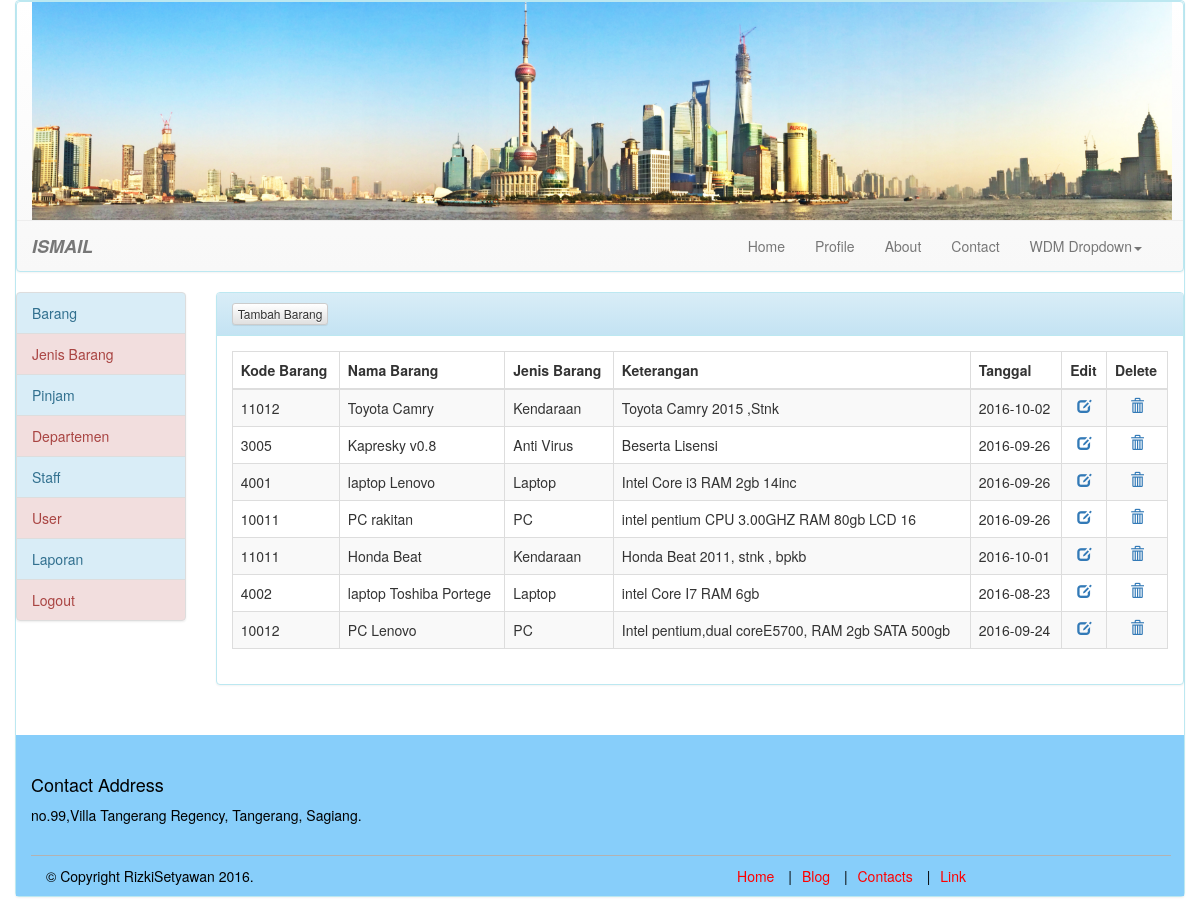
The app's page /index.php?p=view_barang (signed in) with its own data.
### tables this page shows
CREATE TABLE IF NOT EXISTS `barang` (
  `kode_barang` int(5) NOT NULL AUTO_INCREMENT,
  `nama_barang` varchar(30) DEFAULT NULL,
  `kode_jenis` int(5) DEFAULT NULL,
  `keterangan` varchar(50) DEFAULT NULL,
  `tgl_inventaris` date DEFAULT NULL,
  PRIMARY KEY (`kode_barang`)
);

CREATE TABLE IF NOT EXISTS `jenis_barang` (
  `kode_jenis` int(5) NOT NULL AUTO_INCREMENT,
  `jenis` varchar(20) DEFAULT NULL,
  PRIMARY KEY (`kode_jenis`)
);

### page/view_barang.php (the view, shortened to what this page needs)
<?php
$koneksi = koneksi();
$sql = "SELECT * FROM `barang`";
$data = mysqli_query ($koneksi, $sql);
?>
<div class="panel panel-info">
<div class="panel-heading"><a href="?p=tambah_barang"><button type="button" class="btn btn-default btn-xs">Tambah Barang</button></a></div>
<div class="panel-body">
<div class="table-responsive">
<table class="table table-hover table-striped table-bordered" id="listBerkasTable">
	<thead>
		<tr>
			<th>Kode Barang</th>
			<th>Nama Barang</th>
			<th>Jenis Barang</th>
			<th>Keterangan</th>
			<th>Tanggal</th>
			<th>Edit</th>
			<th>Delete</th>
		</tr>
	</thead>
	<tbody>
			<?php
				while ($row = mysqli_fetch_array ($data)){
			?>
		<tr>
			<td>
			<?php
				echo $row['kode_barang'];
			?>
			</td>
			<td>
			<?php
				echo $row['nama_barang'];
			?>
			</td>
			<td>
			<?php
			$kode=$row['kode_jenis'];
			$sql_jenisbarang = "SELECT  `jenis`
								FROM  `jenis_barang`
								WHERE  `kode_jenis` =  '$kode'";
			$data_jenisbarang = mysqli_query ($koneksi, $sql_jenisbarang) or die ("gagal koneksi tabel");
			$tampil_jenisbarang = mysqli_fetch_array($data_jenisbarang);
			echo $tampil_jenisbarang['jenis'];
			?>
			</td>
			<td>
			<?php
				echo $row['keterangan'];
			?>
			</td>
			<td>
			<?php
				echo $row['tgl_inventaris'];
			?>
			</td>
			<td align="center">
			<a href="?p=edit_barang&id=<?php echo $row['kode_barang'];?>"><span class="glyphicon glyphicon-edit"></span></a>
			</td>
			<td align="center">
			<a href="?p=hapus_barang&id=<?php echo $row['kode_barang'];?>"><span class="glyphicon glyphicon-trash"></span></a>
			</td>
		</tr>
		<?php
		}
		?>
	</tbody>
</table>
</div>
</div>
</div>

### index.php (shortened to what this page needs)
<!DOCTYPE html PUBLIC "-//W3C//DTD XHTML 1.0 Transitional//EN" "http://www.w3.org/TR/xhtml1/DTD/xhtml1-transitional.dtd">
<html xmlns="http://www.w3.org/1999/xhtml">
<!DOCTYPE html>
<html lang="en">
  <head>
  <link rel="stylesheet" href="css/bootstrap.min.css">
  <link rel="stylesheet" href="css/bootstrap-theme.min.css">
  <link rel="stylesheet" href="datatables/dataTables.bootstrap.css"/>
  <link rel="stylesheet" href="css/style.css">
</head>
<body>
<div class="container panel panel-info">
<div class="row">
<?php
include("header.php");
?>
	<div class="row">
		<div class="col-md-2">
			<?php
			include("menu.php");
			?>
		</div>
		<div class="col-md-10">
		<?php
			$page_dir='page';
			 if (!empty($_GET['p'])){
			 $pages= scandir($page_dir,0);
			 unset ($pages[0], $pages[1]);
			 $p = $_GET['p'];
				 if(in_array($p. '.php', $pages))
				  {
				   include($page_dir. '/'.$p.'.php');
				  }
				  else{
						include ($page_dir.'/error.php');
					  }
			 }else
			 {
			   include ($page_dir.'/home.php');
			 }
			 ?>
		</div>
	</div>
<?php
include("footer.php");
?>
</div>
</div>
</body>
</html>

### header.php (shortened to what this page needs)
<nav class="navbar navbar-default panel panel-info">
<div class="page-header no-margin no-padding">
		<div class="container">
		<img src="berkas/shanghai.jpg" class="img-responsive">
		</div>
		</div>
	<div class="container">
		<div class="navbar-header">
		<a class="navbar-brand" href="#"><i><strong>ISMAIL</strong></i></a>
		</div>
	<div class="collapse navbar-collapse navbar-right" id="bs-WDM-navbar-collapse-1">
		<ul class="nav navbar-nav">
			<li><a href="index.php">Home</a><li>
			<li><a href="index.php">Profile</a><li>
			<li><a href="index.php">About</a><li>
			<li><a href="index.php">Contact</a><li>
			<li class="dropdown">
		<a href="#" class="dropdown-toggle" data-toggle="dropdown" >WDM Dropdown<b class="caret"></b></a>
		</li>
		</ul>
	</div>
	</div>
</nav>

### menu.php
<?php
if ($_SESSION['level']==1)
{
	include('menu_admin.php');
} else {
	include('menu_operator.php');
}
?>

### menu_admin.php (shortened to what this page needs)
<ul class="list-group">
	<a href="?p=view_barang" class="list-group-item list-group-item-info"> Barang </a>
	<a href="?p=view_jenisbarang" class="list-group-item list-group-item-danger">Jenis Barang</a>
	<a href="?p=view_pinjam" class="list-group-item list-group-item-info">Pinjam</a>
	<a href="?p=view_dept" class="list-group-item list-group-item-danger">Departemen</a>
	<a href="?p=view_staff" class="list-group-item list-group-item-info">Staff</a>
	<a href="?p=view_user" class="list-group-item list-group-item-danger">User</a>
	<a href="?p=laporan" class="list-group-item list-group-item-info">Laporan</a>
	<a href="?p=keluar" class="list-group-item list-group-item-danger">Logout</a>
</ul>

### footer.php
<footer class="site-footer">
	<div class="container">
		<div class="row">
		<div class="col-md-5">
			<h4>Contact Address</h4>
			<address>
			no.99,Villa Tangerang Regency,
			Tangerang,
			Sagiang.
			</address>
		</div>
		</div>
		<div class="bottom-footer">
			<div class="col-md-5">&copy; Copyright RizkiSetyawan 2016.</div>
			<div class="col-md-5">
				<ul class="footer-nav">
					<li><a href="index.php">Home</a></li>
					<li><a href="index.php">Blog</a></li>
					<li><a href="index.php">Contacts</a></li>
					<li><a href="index.php">Link</a></li>
				</ul>
			</div>
		</div>
	</div>
</footer>

### css/style.css (style rules this page uses)
.no-margin { margin:0px; }
.no-padding { padding:0px; }
.site-footer { background-color:#87cefa; color:black; margin-top:30px; padding-top:30px; }
.bottom-footer { border-top: 1px solid #b2b2b2; margin-top:10px; padding-top:10px; color:black; }
.footer-nav { text-align:right; list-style:none; }
.footer-nav li { display:inline; }
.footer-nav li:not(:first-child):before { content: '|'; padding:0px 10px; }
.footer-nav a { color: red }

### records on screen
barang: kode_barang "11012", nama_barang "Toyota Camry", kode_jenis.jenis "Kendaraan", keterangan "Toyota Camry 2015 ,Stnk", tgl_inventaris "2016-10-02"
barang: kode_barang "3005", nama_barang "Kapresky v0.8", kode_jenis.jenis "Anti Virus", keterangan "Beserta Lisensi", tgl_inventaris "2016-09-26"
barang: kode_barang "4001", nama_barang "laptop Lenovo", kode_jenis.jenis "Laptop", keterangan "Intel Core i3 RAM 2gb 14inc", tgl_inventaris "2016-09-26"
barang: kode_barang "10011", nama_barang "PC rakitan", kode_jenis.jenis "PC", keterangan "intel pentium CPU 3.00GHZ RAM 80gb LCD 16", tgl_inventaris "2016-09-26"
barang: kode_barang "11011", nama_barang "Honda Beat", kode_jenis.jenis "Kendaraan", keterangan "Honda Beat 2011, stnk , bpkb", tgl_inventaris "2016-10-01"
barang: kode_barang "4002", nama_barang "laptop Toshiba Portege", kode_jenis.jenis "Laptop", keterangan "intel Core I7 RAM 6gb", tgl_inventaris "2016-08-23"
barang: kode_barang "10012", nama_barang "PC Lenovo", kode_jenis.jenis "PC", keterangan "Intel pentium,dual coreE5700, RAM 2gb SATA 500gb", tgl_inventaris "2016-09-24"
